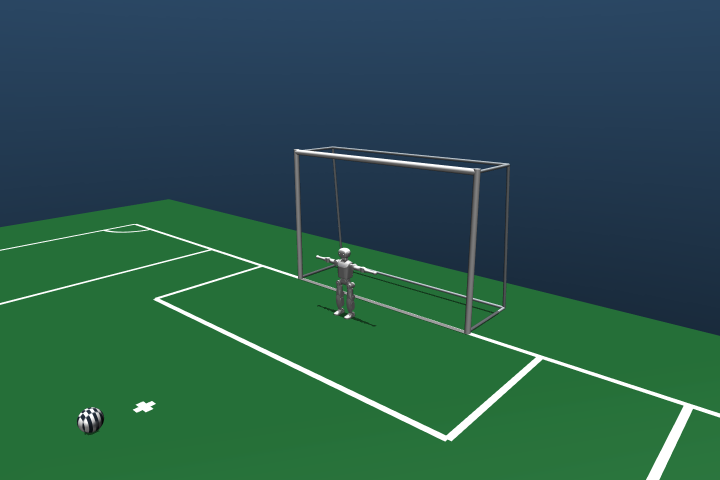
#> input picture reports/goal_front.png, 1440 x 960 px (shown at 1/2 size)
$ python -i edge_ball_perception.py   (imports and definitions only)
#> lines starting #> are read from the running program, lines starting #| are printed output that depends on the picture; after the words box and inside, x2 and y2 are one past the last pixel; in counts of white or black regions, pixels touching at a corner belong together
"""G6 image-only edge-circle MVP; a separate architecture from frozen white HSV.

Parameters were fixed before actual evaluation. No GT, crop, expected radius in
pixels, pose or candidate identity enters detection. Circle masks do not imply
that their 3D correspondence or object identity is correct.
"""
import cv2
import numpy as np

from robot_perception_sim.ball_perception import fit_sdk_sphere, triangulate
from robot_perception_sim.white_ball_perception import (
    DIAGNOSTIC_EXCLUSIONS_XYXY, DIAGNOSTIC_EXCLUSION_MARGIN_PX)

DETECTOR_NAME="g6_edge_circle_mvp"
DETECTOR_THRESHOLDS={"gaussian_kernel":[5,5],"gaussian_sigma":1.5,"hough_dp":1,
    "hough_min_dist_px":30,"hough_canny_high":100,"hough_accumulator":30,
    "radius_min_px":6,"radius_max":"image_height/2","edge_canny_low":50,
    "edge_canny_high":100,"edge_coverage_angles":72,"edge_radial_band_px":2,
    "edge_coverage_min":.50,"ambiguity_second_score_fraction":.90,
    "diagnostic_exclusions_xyxy":DIAGNOSTIC_EXCLUSIONS_XYXY,
    "diagnostic_exclusion_margin_px":DIAGNOSTIC_EXCLUSION_MARGIN_PX,
    "frozen_before_actual_edge_evaluation":True}


def detect_edge_ball(rgb):
    gray=cv2.cvtColor(rgb,cv2.COLOR_RGB2GRAY)
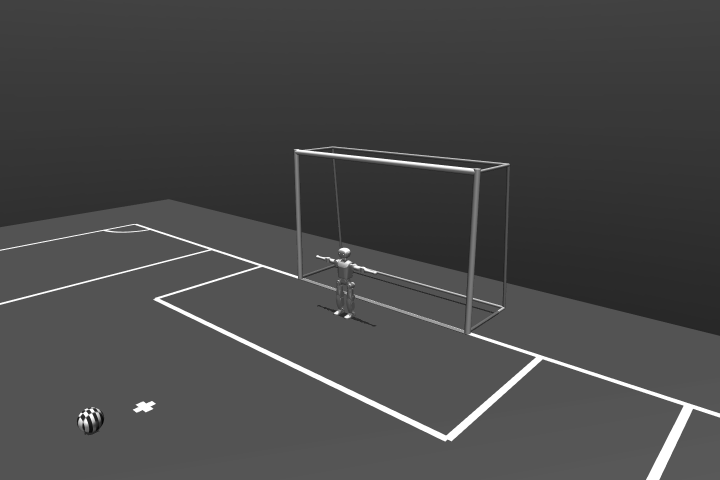
#> gray: shape (960, 1440) (shown at 1/2 size); min 4, max 255, mean 71.8
    gray=cv2.GaussianBlur(gray,(5,5),1.5)
    edges=cv2.Canny(gray,50,100)
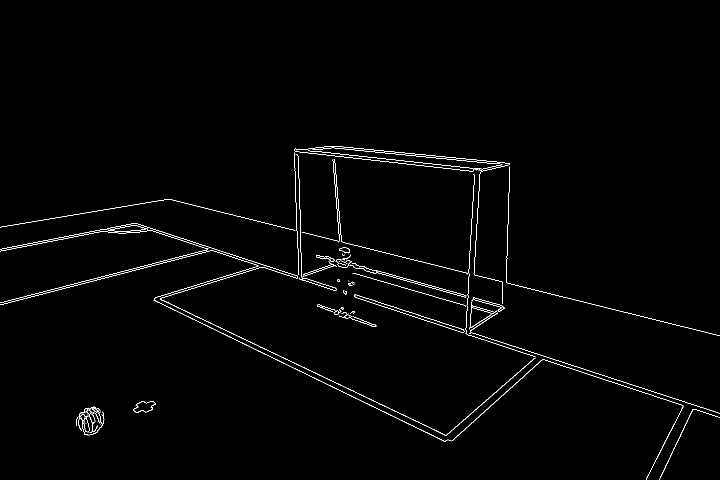
#> edges: shape (960, 1440) (shown at 1/2 size); 1% white in thin lines or dots, all inside (x1, y1, x2, y2) = (0, 292, 1440, 960)
    excluded=np.zeros(gray.shape,dtype=np.uint8)
    m=DIAGNOSTIC_EXCLUSION_MARGIN_PX
    for x0,y0,x1,y1 in DIAGNOSTIC_EXCLUSIONS_XYXY:
        excluded[max(0,y0-m):min(gray.shape[0],y1+m),max(0,x0-m):min(gray.shape[1],x1+m)]=255
    # The Hough proposal is image-only. Instrument pixels cannot support its
    # independent edge-coverage score, and an overlapping selected circle is
    # invalid rather than reconstructed through the excluded region.
    edges[cv2.dilate(excluded,np.ones((3,3),np.uint8))>0]=0
    circles=cv2.HoughCircles(gray,cv2.HOUGH_GRADIENT,dp=1,minDist=30,
        param1=100,param2=30,minRadius=6,maxRadius=gray.shape[0]//2)
#> circles = 49 rows, first 8: [767.5, 476.5, 173.4], [837.5, 430.5, 245.8], [846.5, 478.5, 168.7], [800.5, 457.5, 152.7], [773.5, 419.5, 181.6], [839.5, 374.5, 249.9], [740.5, 446.5, 147.4], [812.5, 412.5, 143.3]
    candidates=[]
    angles=np.arange(72)*2*np.pi/72
    if circles is not None:
        for x,y,radius in circles[0]:
            supported=np.zeros(72,dtype=bool)
            for delta in(-2,-1,0,1,2):
                u=np.rint(x+(radius+delta)*np.cos(angles)).astype(int)
                v=np.rint(y+(radius+delta)*np.sin(angles)).astype(int)
                inside=(u>=0)&(u<gray.shape[1])&(v>=0)&(v<gray.shape[0])
                supported[inside]|=edges[v[inside],u[inside]]>0
            score=float(supported.mean())
            if score>=.50:candidates.append((score,float(x),float(y),float(radius)))
#> this loop made 49 passes
#> (x, y, radius, score) on passes 1 to 12: (767.5, 476.5, 173.4, 0.375), (837.5, 430.5, 245.8, 0.208), (846.5, 478.5, 168.7, 0.278), (800.5, 457.5, 152.7, 0.306), (773.5, 419.5, 181.6, 0.278), (839.5, 374.5, 249.9, 0.194), (740.5, 446.5, 147.4, 0.25), (812.5, 412.5, 143.3, 0.361), (886.5, 429.5, 211.9, 0.181), (774.5, 374.5, 183.8, 0.236), (804.5, 382.5, 213.8, 0.181), (881.5, 477.5, 164.5, 0.264)
#> after the loop, candidates = [(0.847, 182.5, 838.5, 24.6), (0.569, 958.5, 642.5, 26.3)]
    mask=np.zeros(gray.shape,dtype=np.uint8)
    if not candidates:
        return {"valid":False,"reason":"no_circle_support","mask":mask,"bbox_xywh":None,
            "centroid_px":None,"confidence":0.,"mask_pixels":0,"mask_fraction":0.,"detector":DETECTOR_NAME}
    candidates.sort(key=lambda c:c[0],reverse=True)
    score,x,y,radius=candidates[0]
#> score = 0.847; x = 182.5; y = 838.5; radius = 24.6
    cv2.circle(mask,(round(x),round(y)),round(radius),255,-1)
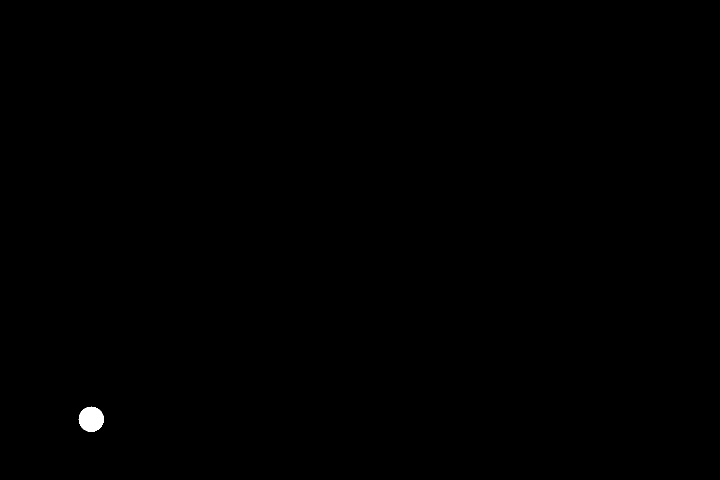
#> mask: shape (960, 1440) (shown at 1/2 size); 0.14% white; 1 white region, box (x1, y1, x2, y2) and area: (157, 813, 208, 864) 1961
    overlap=bool(np.any((mask>0)&cv2.dilate(excluded,np.ones((3,3),np.uint8)).astype(bool)))
#> overlap = False
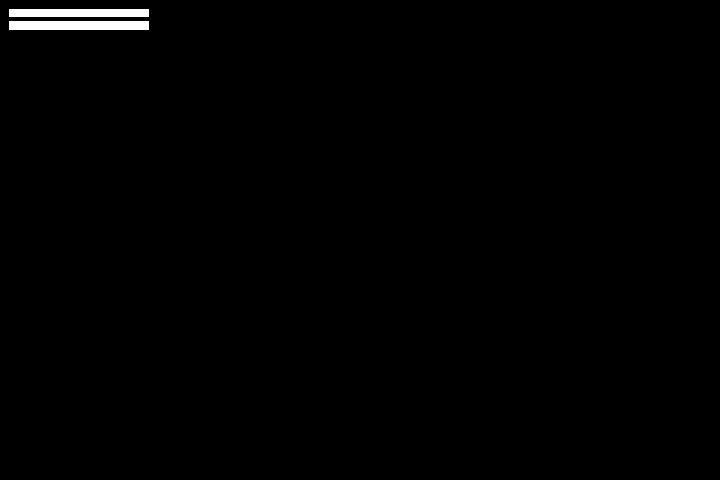
#> excluded: shape (960, 1440) (shown at 1/2 size); 0.65% white; 2 white regions, box (x1, y1, x2, y2) and area: (18, 18, 298, 34) 4480, (18, 43, 298, 59) 4480
    mask[excluded>0]=0
    clipped=x-radius<0 or y-radius<0 or x+radius>=gray.shape[1]or y+radius>=gray.shape[0]
#> clipped = False
    ambiguous=len(candidates)>1 and candidates[1][0]>=.90*score
#> ambiguous = False
    x0,y0,x1,y1=int(np.floor(x-radius)),int(np.floor(y-radius)),int(np.ceil(x+radius)),int(np.ceil(y+radius))
#> x0 = 157; y0 = 813; x1 = 208; y1 = 864
    return {"valid":not(overlap or clipped or ambiguous),
        "reason":"diagnostic_overlap"if overlap else"clipped_contour"if clipped else"ambiguous_circles"if ambiguous else None,
        "mask":mask,"bbox_xywh":[x0,y0,x1-x0,y1-y0],"centroid_px":[x,y],"confidence":score,
        "mask_pixels":int(np.count_nonzero(mask)),"mask_fraction":float(np.count_nonzero(mask)/mask.size),
        "radius_px":radius,"circle_candidates":len(candidates),"detector":DETECTOR_NAME}


def process_edge_frame(left_rgb,right_rgb,depth,confidence,calibration,radius_m=.11):
    if not np.isfinite(radius_m)or radius_m<=0:raise ValueError("radius_m must be finite and positive")
    if depth.shape!=left_rgb.shape[:2]or confidence.shape!=depth.shape:
        raise ValueError("SDK depth/confidence and left image sizes must agree")
    left,right=detect_edge_ball(left_rgb),detect_edge_ball(right_rgb)
    return {"left":left,"right":right,"triangulation":triangulate(left,right,calibration),
        "sdk_sphere":fit_sdk_sphere(depth,confidence,left,calibration["left"],radius_m)}

>>> import cv2
>>> picture = cv2.cvtColor(cv2.imread('../../reports/goal_front.png'), cv2.COLOR_BGR2RGB)
>>> result = detect_edge_ball(picture)
#> result = 11 items
